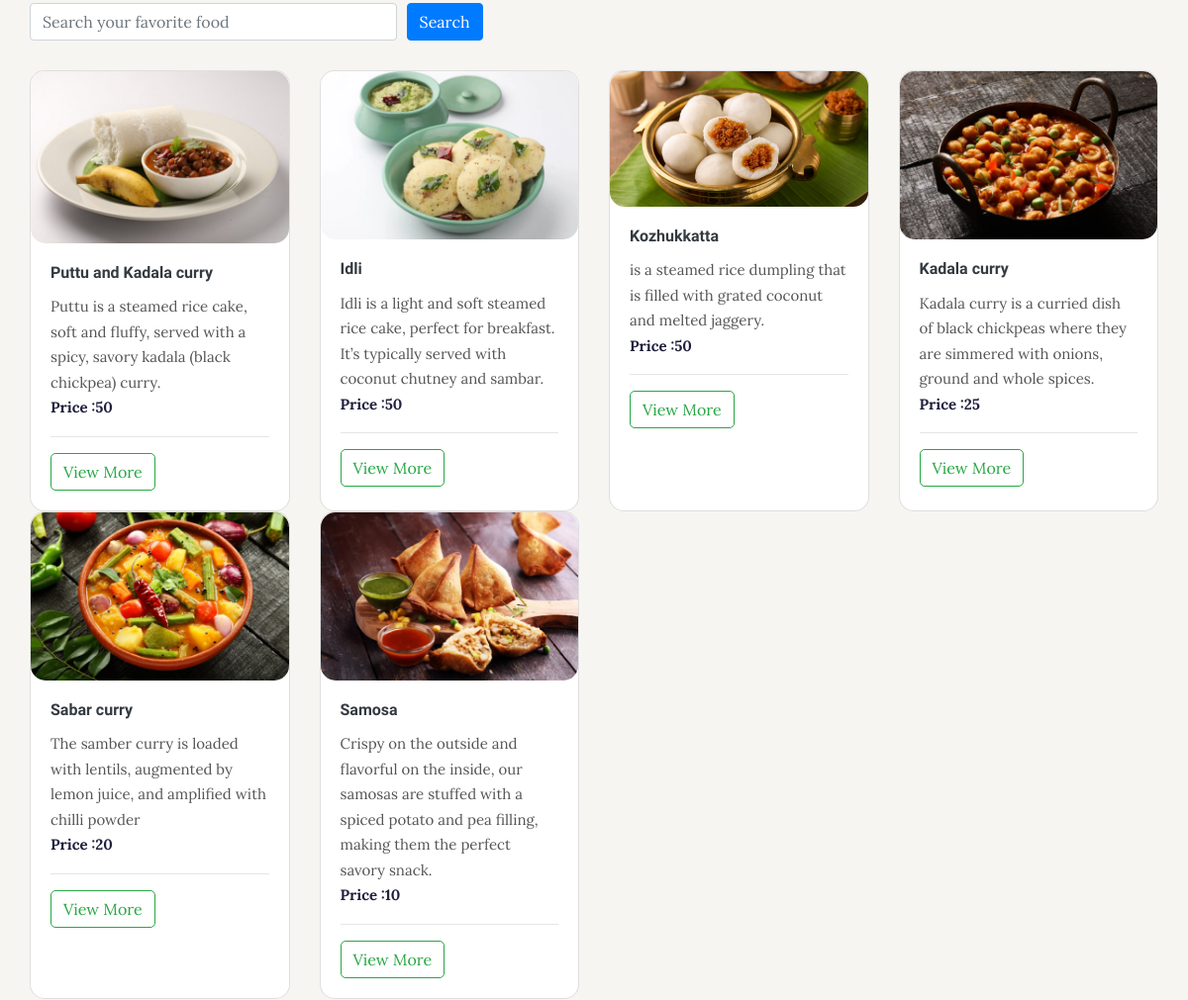
The page /categoryfilter/Breakfast (middle part) on the database as committed earlier.
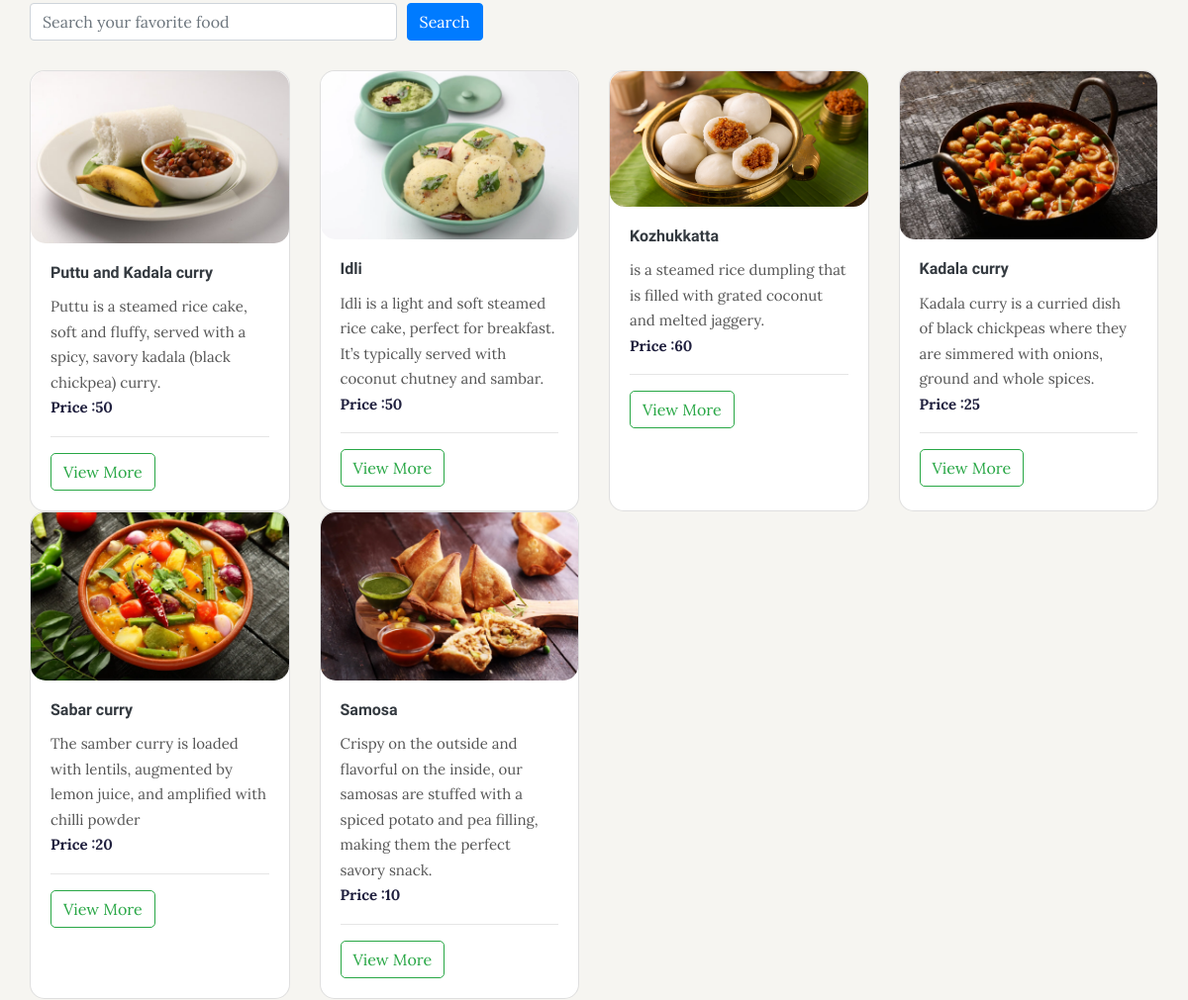
The same page on the database as committed later.
### Adminapp/models.py (models this page shows)
class ProductDb(models.Model):
    categoryname=models.CharField(max_length=50,null=True,blank=True)
    product_name=models.CharField(max_length=50,null=True,blank=True)
    description=models.CharField(max_length=100,null=True,blank=True)
    price=models.IntegerField(null=True,blank=True)
    product_image=models.ImageField(upload_to="product_image",null=True,blank=True)

### Webapp/views.py (the view)
# urls.py: path('categoryfilter/<catname>',views.Filteredcategory,name='categoryfilter'),
def Filteredcategory(request,catname):
    productdata=ProductDb.objects.filter(categoryname=catname)
    print("okkk")
    data=CategoryDb.objects.all()
    return render(request,"food_menu.html",{"data":data,"productdata":productdata,"val":"yes"})

### Webapp/templates/food_menu.html (shortened to what this page needs)
<!doctype html>
{% load static %}
<html lang="en">
<head>
    <link rel="stylesheet" href="{% static 'web/assets/css/bootstrap.min.css' %}">
    <link rel="stylesheet" href="{% static 'web/assets/css/animate.css' %}">
    <link rel="stylesheet" href="{% static 'web/assets/css/owl.carousel.min.css' %}">
    <link rel="stylesheet" href="{% static 'web/assets/css/themify-icons.css' %}">
    <link rel="stylesheet" href="{% static 'web/assets/css/flaticon.css' %}">
    <link rel="stylesheet" href="{% static 'web/assets/css/magnific-popup.css' %}">
    <link rel="stylesheet" href="{% static 'web/assets/css/slick.css' %}">
    <link rel="stylesheet" href="{% static 'web/assets/css/gijgo.min.css' %}">
    <link rel="stylesheet" href="{% static 'web/assets/css/nice-select.css' %}">
    <link rel="stylesheet" href="{% static 'web/assets/css/all.css' %}">
    <link rel="stylesheet" href="{% static 'web/assets/css/style.css' %}">
    <link rel="stylesheet" href="https://cdn.jsdelivr.net/npm/bootstrap-icons@1.11.3/font/bootstrap-icons.min.css">
</head>
<body>
    <section class="food_menu gray_bg">
        <div class="container">
            <div class="row justify-content-between">
                <div class="col-lg-5">
                    <div class="section_tittle">
                        <form action="{% url 'foodmenusearch' %}" method="post">
                            <div style="display: flex;">
                                <input type="text" class="form-control" name="search"
                                    placeholder="Search your favorite food" style=" margin-right: 10px;">
                                <input type="submit" value="Search" class="btn btn-primary">
                            </div>
                        </form>
                    </div>
                </div>
                <div class="col-lg-6">
                </div>
                <div>
                    <div class="tab-content" id="myTabContent">
                        <div class="tab-pane fade show active single-member" id="Special" role="tabpanel"
                            aria-labelledby="Special-tab">
                            <div class="container">
                                <div class="row g-4">
                                    {% if val == "yes" %}
                                    {% for i in productdata %}
                                    <div class="col-12 col-sm-6 col-md-3 ">
                                        <div class="card h-100" style="border-radius: 15px;">
                                            <img src="{{i.product_image.url}}" class="card-img-top"
                                                alt="{{i.product_name}}" style="border-radius: 15px;">
                                            <div class="card-body">
                                                <h5 class="card-title text-dark fs-3" style="font-weight: bold;">
                                                    {{i.product_name}}</h5>
                                                <p class="card-text">{{i.description}}
                                                    <span
                                                        style="display: block;font-weight: bold;color: rgb(32, 32, 62);">Price
                                                        :{{i.price}}</span>
                                                </p>
                                                <hr>
                                                <a href="{% url 'productmore' pid=i.id %}"
                                                    class="btn btn-outline-success" style="border-radius: 5px;">View
                                                    More</a>
                                            </div>
                                        </div>
                                    </div>
                                    {% endfor %}
                                    {% endif %}
                                </div>
                            </div>
                        </div>
                    </div>
                </div>
            </div>
        </div>
    </section>
</body>
</html>

Rows that differ between the two databases and show on the page:
changed ProductDb "Kozhukkatta": price "50" → "60"
